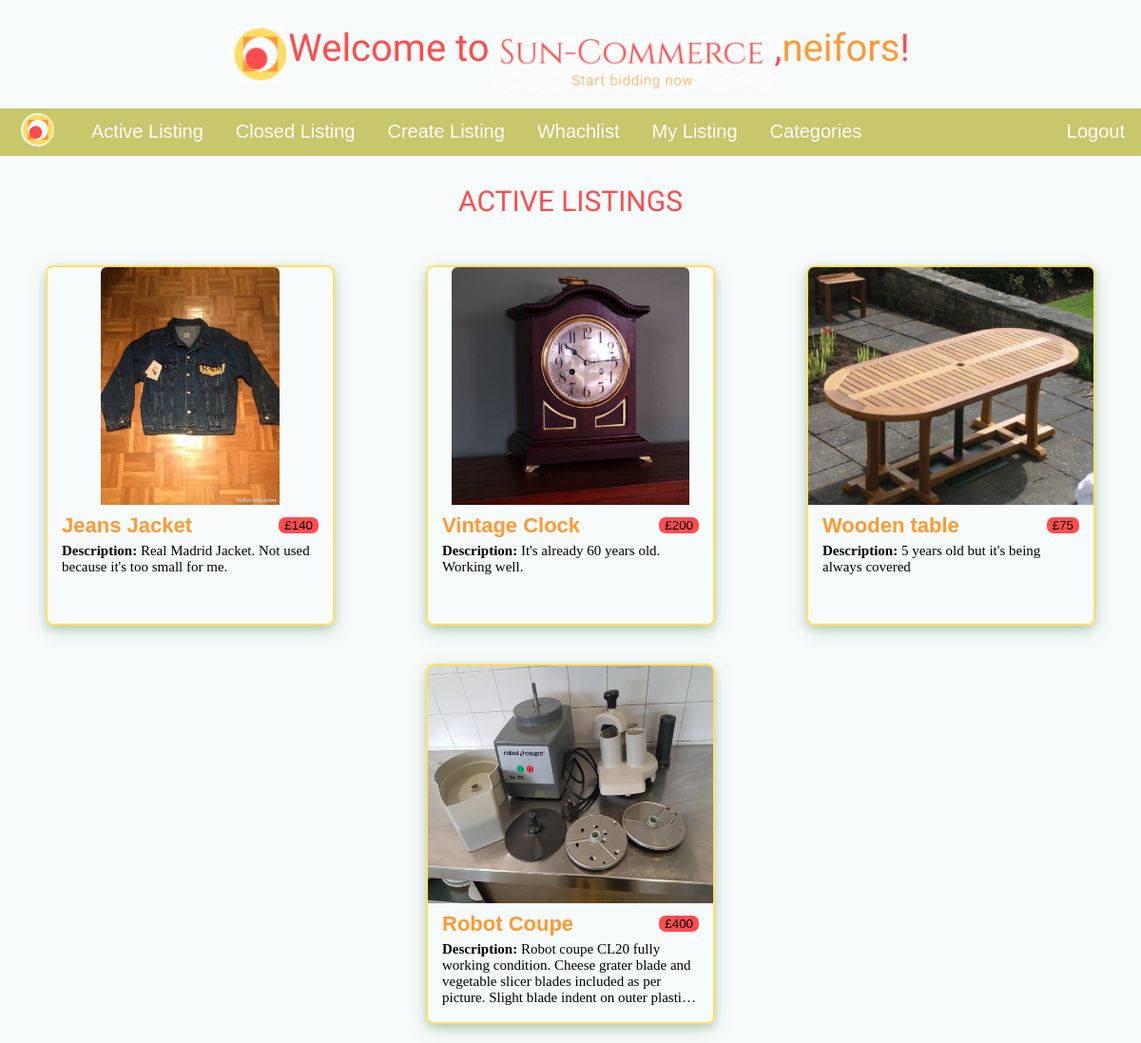
The app's page / (signed in) with its own data.
### auctions/models.py (models this page shows, shortened)
class Auction(models.Model):
   user = models.ForeignKey(User, on_delete=models.CASCADE, null=False)
   title = models.CharField(max_length=100, null=False)
   description = models.TextField(max_length=1000, null=False)
   initial_price = models.IntegerField(null=False)
   date = models.DateField(default=datetime.date.today)
   photo = models.ImageField(upload_to='pics/', null=True, blank=True)
   category = models.ForeignKey(Category, on_delete=models.SET_NULL, null=True, blank=True)
   active = models.BooleanField(default=True)

### auctions/views.py (the view)
# urls.py: path('', views.home, name='auctions-home'),
def home(request):
    data = {
        'auctions': Auction.objects.filter(active=True),
        'inactive_auctions': Auction.objects.filter(active=False)
    }
    return render(request, 'auctions/auctionsList.html', data)

### auctions/templates/auctions/auctionsList.html (shortened to what this page needs)
{% extends "auctions/layout.html" %}
{% load static %}
{% block content %}
{% if auctions %}
    <h3>ACTIVE LISTINGS</h3>
    <div class="auctions-wrapper">
        {% for auction in auctions %}
            <a href="{% url 'auctions-show' id=auction.id %}">
                <div class="auction-wrapper">
                    <div class="list-img-wrapper">
                        <img src="{{auction.photo.url}}" alt="image">
                    </div>
                    <div class="list-info-wrapper">
                        <div class="title-price">
                            <h2>{{auction.title}} </h2>
                            <button> £{{auction.initial_price}}</button>
                        </div>
                        <p><span>Description: </span>{{auction.description}}</p>
                    </div>
                </div>
            </a>
        {% endfor %}
    </div>
{% endif %}
{% endblock content %}

### auctions/templates/auctions/layout.html (shortened to what this page needs)
{% load static %}
<!DOCTYPE html>
<html lang="en">
<head>
    <link rel="stylesheet" href="{% static 'css/styles.css' %}">
</head>
<body>
    <h1 id="welcome-title"><img id="icon" src="{% static 'img/icon.png' %}" alt="title">Welcome to <img id="title" src="{% static 'img/title.png' %}" alt="title">
        {% if user.is_authenticated %}
        , <span> {{user}}</span>!
        {% else %}
        !
        {% endif %}
    </h1>
    <nav>
        <div id="links-wrapper">
            {% if user.is_authenticated %}
            <div class="main-menu">
                <a href="{% url 'auctions-home' %}"><img src="{% static 'img/icon.png' %}" alt="logo"></a>
                <a class="link" href="{% url 'auctions-home' %}">Active Listing</a>
                <a class="link" href="{% url 'auctions-closed' %}">Closed Listing</a>
                <a class="link" href="{% url 'auctions-create' %}">Create Listing</a>
                <a class="link" href="{% url 'auctions-watchlist' %}">Whachlist</a>
                <a class="link" href="{% url 'auctions-mylistings' %}">My Listing</a>
                <a class="link" href="{% url 'auctions-categories' %}">Categories</a>
            </div>
            <div class="login-menu">
                <a class="link" href="{% url 'logout' %}">Logout</a>
            </div>
            {% endif %}
        </div>
    </nav>
    <main>
       {% block content %}
       {% endblock content %}
    </main>
</body>
</html>

### auctions/static/css/styles.css (style rules this page uses)
body { margin: 0; background-color: rgba(232, 244, 245, 0.275); }
nav div#links-wrapper { display: flex; align-items: center; justify-content: space-between; background-color: #c7c76b; padding: 0; margin: 0; }
nav div#links-wrapper div.main-menu { display: flex; align-items: center; justify-content: flex-start; margin: 0; }
nav div#links-wrapper div.main-menu img { width: 35px; margin: 5px; padding: 0; border-radius: 50%; }
nav div#links-wrapper a { text-decoration: none; font-size: 20px; color: white; margin: 0 17px; font-family:'Gill Sans', 'Gill Sans MT', Calibri, 'Trebuchet MS', sans-serif; }
h1#welcome-title { font-size: 40px; font-family: 'Joan', serif; color: #ff4d4d; display: flex; justify-content: center; font-weight: lighter; }
h1#welcome-title img#title { position: relative; border-radius: 10px; top: 11px; width: 300px; }
h1#welcome-title img#icon { border-radius: 10px; width: 60px; }
h1#welcome-title span { color: #ff9933; }
h3 { text-align: center; font-size: 30px; font-family: 'Joan', serif; font-weight: lighter; color: #ff4d4d; }
div.auctions-wrapper { display: flex; flex-direction: row-reverse; flex-wrap: wrap; align-items: center; justify-content: space-around; }
div.auctions-wrapper a { text-decoration: none; color: black; }
div.auctions-wrapper a div.auction-wrapper { display: flex; flex-direction: column; align-items: center; justify-content: flex-start; height: 375px; width: 300px; border-radius: 8px; border: 2px solid #ffe066; box-shadow: 0 4px 8px 0 rgba(66, 108, 45, 0.2), 0 6px 20px 0 rgba(34, 109, 39, 0.19); margin: 20px; }
div.auctions-wrapper a div.auction-wrapper div.list-info-wrapper div.title-price { display: flex; align-items: center; justify-content: space-between; width: 270px; }
div.auctions-wrapper a div.auction-wrapper div.list-info-wrapper div.title-price h2 { display: flex; justify-content: space-between; align-items: center; color: #ff9933; font-size: 22px; font-family:'Franklin Gothic Medium', 'Arial Narrow', Arial, sans-serif; margin: 5px 0; }
div.auctions-wrapper a div.auction-wrapper div.list-info-wrapper div.title-price button { border: none; border-radius: 7px; background-color: #ff4d4d; align-self: left; margin-left: 10px; }
div.auctions-wrapper a div.auction-wrapper div.list-info-wrapper { display: flex; flex-direction: column; align-items: center; justify-content: space-between; padding: 0; margin: 0; font-size: 15px; }
div.auctions-wrapper a div.auction-wrapper div.list-img-wrapper img { height: 250px; max-width: 300px; margin: 0; border-radius: 6px 6px 0 0; }
div.auctions-wrapper a div.auction-wrapper div.list-info-wrapper p span { font-weight: bold; }
div.auctions-wrapper a div.auction-wrapper div.list-info-wrapper p { width: 90%; padding: 0px 10px; margin: 0; overflow: hidden; display: -webkit-box; -webkit-line-clamp: 4; -webkit-box-orient: vertical; }

### records on screen
Auction: photo (picture), title "Wooden table", initial_price "75", description "5 years old but it's being always covered"
Auction: photo (picture), title "Vintage Clock", initial_price "200", description "It's already 60 years old. Working well."
Auction: photo (picture), title "Jeans Jacket", initial_price "140", description "Real Madrid Jacket. Not used because it's too small for me."
Auction: photo (picture), title "Robot Coupe", initial_price "400", description "Robot coupe CL20 fully working condition. Cheese grater blade and vegetable slicer blades included as per picture. Slight blade indent on outer…"

### other values on screen
{{ user }} "neifors"
